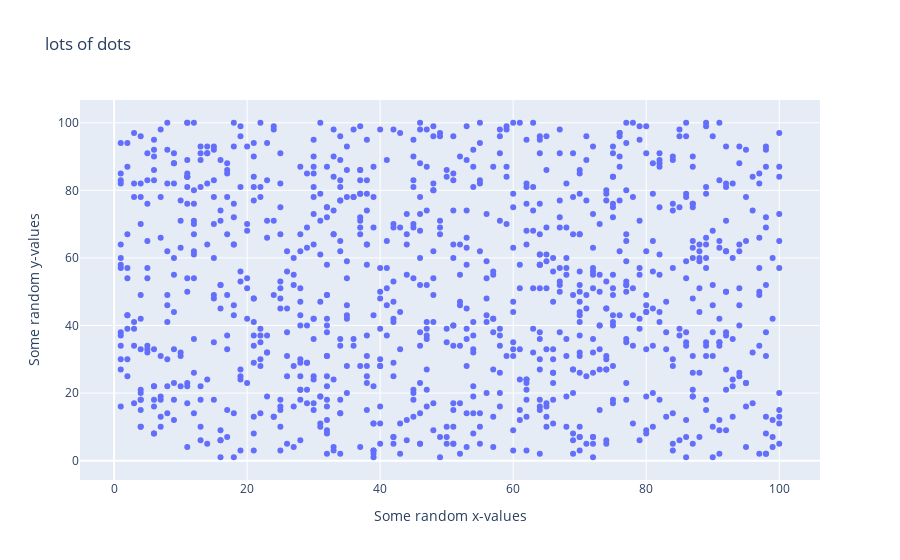

Notebook source saved alongside this figure:
### Code cell
# Create a fig from the data and layout. Then plot the fig
fig = go.Figure(data=data, layout=layout)
fig.show()

### Figure 1 — Plotly figure (JSON) as saved in the notebook; plotly's stock layout.template omitted (floating-point values rounded to 4 significant figures; data arrays with more than 128 entries replaced by an {"elided": "..."} marker saying what was removed)
{"data": [{"mode": "markers", "type": "scatter", "x": {"elided": "1000 int values"}, "y": {"elided": "1000 int values"}}], "layout": {"hovermode": "closest", "title": {"text": "lots of dots"}, "xaxis": {"title": {"text": "Some random x-values"}}, "yaxis": {"title": {"text": "Some random y-values"}}}}
